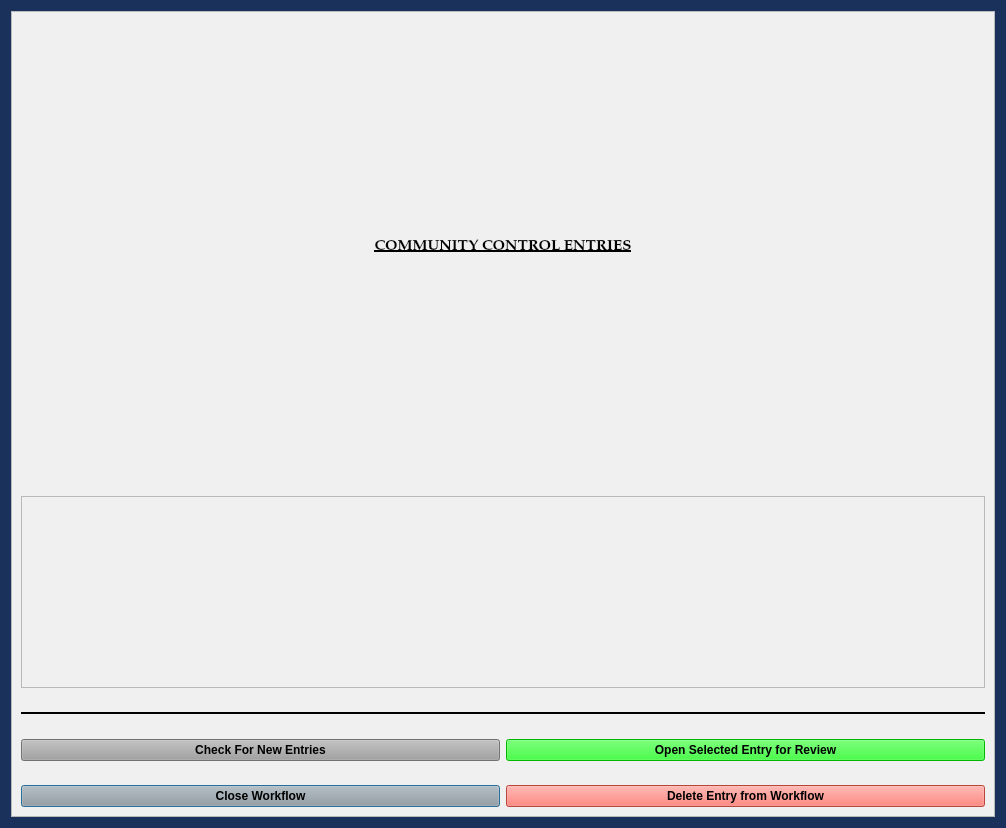
<?xml version="1.0" encoding="UTF-8"?>
<ui version="4.0">
 <class>ComControlWorkflowDialog</class>
 <widget class="QDialog" name="ComControlWorkflowDialog">
  <property name="windowModality">
   <enum>Qt::WindowModal</enum>
  </property>
  <property name="geometry">
   <rect>
    <x>0</x>
    <y>0</y>
    <width>1006</width>
    <height>828</height>
   </rect>
  </property>
  <property name="sizePolicy">
   <sizepolicy hsizetype="Preferred" vsizetype="Preferred">
    <horstretch>0</horstretch>
    <verstretch>0</verstretch>
   </sizepolicy>
  </property>
  <property name="minimumSize">
   <size>
    <width>0</width>
    <height>0</height>
   </size>
  </property>
  <property name="font">
   <font>
    <family>Palatino Linotype</family>
    <pointsize>11</pointsize>
    <weight>9</weight>
    <italic>false</italic>
    <bold>false</bold>
   </font>
  </property>
  <property name="windowTitle">
   <string>Community Control Workflow</string>
  </property>
  <property name="styleSheet">
   <string notr="true">background-color: rgb(25, 49, 91);
font: 75 11pt &quot;Palatino Linotype&quot;;</string>
  </property>
  <layout class="QGridLayout" name="gridLayout" rowstretch="4">
   <item row="0" column="0" colspan="2">
    <widget class="QFrame" name="frame_3">
     <property name="sizePolicy">
      <sizepolicy hsizetype="Preferred" vsizetype="Preferred">
       <horstretch>0</horstretch>
       <verstretch>0</verstretch>
      </sizepolicy>
     </property>
     <property name="font">
      <font>
       <family>Palatino Linotype</family>
       <pointsize>11</pointsize>
       <weight>75</weight>
       <italic>false</italic>
       <bold>true</bold>
      </font>
     </property>
     <property name="styleSheet">
      <string notr="true">background-color: rgb(240, 240, 240);
font-weight: bold;</string>
     </property>
     <property name="frameShape">
      <enum>QFrame::StyledPanel</enum>
     </property>
     <property name="frameShadow">
      <enum>QFrame::Raised</enum>
     </property>
     <layout class="QGridLayout" name="gridLayout_2" rowstretch="1,0,0,0,0,0,0,0,0">
      <property name="verticalSpacing">
       <number>24</number>
      </property>
      <item row="8" column="0">
       <widget class="QPushButton" name="close_dialog_Button">
        <property name="styleSheet">
         <string notr="true">background-color: rgb(160, 160, 160);
font-weight: bold;</string>
        </property>
        <property name="text">
         <string>Close Workflow</string>
        </property>
       </widget>
      </item>
      <item row="6" column="0" colspan="2">
       <widget class="Line" name="line_2">
        <property name="frameShadow">
         <enum>QFrame::Plain</enum>
        </property>
        <property name="lineWidth">
         <number>2</number>
        </property>
        <property name="orientation">
         <enum>Qt::Horizontal</enum>
        </property>
       </widget>
      </item>
      <item row="7" column="0">
       <widget class="QPushButton" name="load_new_entries_Button">
        <property name="styleSheet">
         <string notr="true">background-color: rgb(160, 160, 160);
font-weight: bold;</string>
        </property>
        <property name="text">
         <string>Check For New Entries</string>
        </property>
       </widget>
      </item>
      <item row="7" column="1">
       <widget class="QPushButton" name="open_entry_Button">
        <property name="styleSheet">
         <string notr="true">background-color: rgb(0, 255, 0);
font: 75 11pt &quot;Palatino Linotype&quot;;
font-weight: bold;</string>
        </property>
        <property name="text">
         <string>Open Selected Entry for Review</string>
        </property>
       </widget>
      </item>
      <item row="8" column="1">
       <widget class="QPushButton" name="delete_entry_Button">
        <property name="styleSheet">
         <string notr="true">background-color: rgb(255, 96, 82);
font: 75 11pt &quot;Palatino Linotype&quot;;
font-weight: bold;</string>
        </property>
        <property name="text">
         <string>Delete Entry from Workflow</string>
        </property>
       </widget>
      </item>
      <item row="4" column="0" colspan="2">
       <widget class="QListWidget" name="community_control_entries_listWidget"/>
      </item>
      <item row="0" column="0" colspan="2">
       <widget class="QLabel" name="label_2">
        <property name="font">
         <font>
          <family>Palatino Linotype</family>
          <pointsize>11</pointsize>
          <weight>75</weight>
          <italic>false</italic>
          <bold>true</bold>
          <underline>true</underline>
         </font>
        </property>
        <property name="text">
         <string>COMMUNITY CONTROL ENTRIES</string>
        </property>
        <property name="alignment">
         <set>Qt::AlignCenter</set>
        </property>
       </widget>
      </item>
     </layout>
    </widget>
   </item>
  </layout>
 </widget>
 <resources/>
 <connections/>
 <slots>
  <slot>proceed_to_ability_to_pay()</slot>
  <slot>close_window()</slot>
  <slot>add_offense()</slot>
  <slot>amend_offense()</slot>
  <slot>proceed_to_sentencing()</slot>
 </slots>
</ui>
